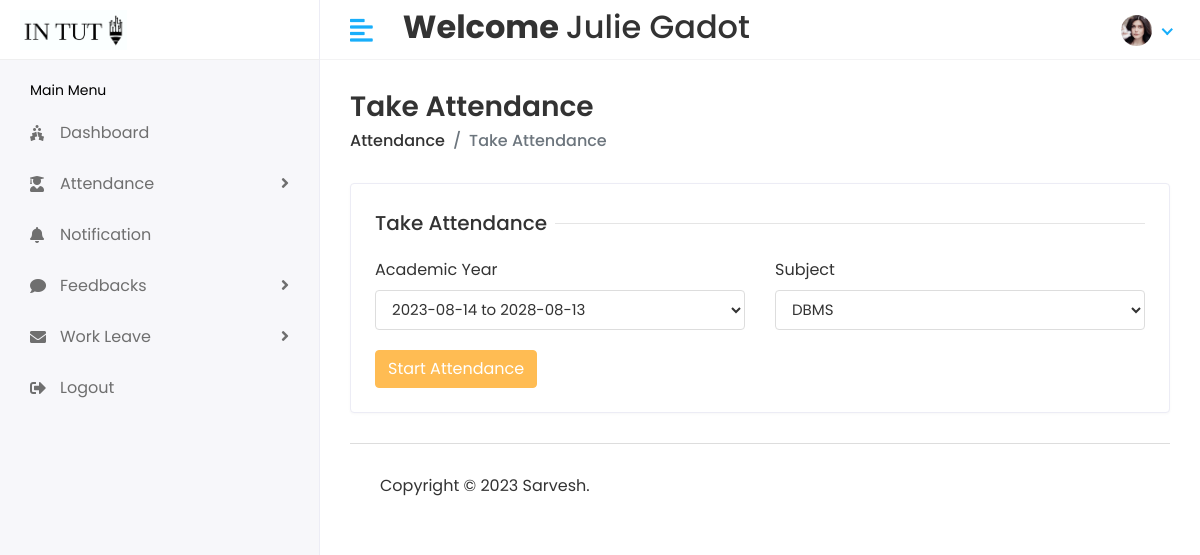
Page /Staff/TakeAttendance (signed in) on the committed database.
### stuapp/models.py (models this page shows)
class CustomUser(AbstractUser):
    USER={
        (1,'HOD'),(2,'STAFF'),(3,'STUDENT')
    }
    user_type=models.CharField(choices=USER,max_length=100,default=1)
    profile_pic=models.ImageField(upload_to='media/profile_pic')

### student/staffviews.py (the view, shortened to what this page needs)
# urls.py: path('Staff/TakeAttendance',staffviews.takeattendance,name='takeattendance'),
@login_required(login_url='/')
def takeattendance(request):
    staffID=Staff.objects.get(admin=request.user.id)
    subject=Subject.objects.filter(staff=staffID)
    acad_year=Acad_year.objects.all()
    action=request.GET.get('action')
    get_subject=None
    get_acad_year=None
    students=None
    dict={
        'subject':subject,'y':acad_year,'get_subject':get_subject,'get_acad_year':get_acad_year,'action':action,'students':students
    }
    return render(request,'staff/attendance.html',dict)

### templates/staff/attendance.html (shortened to what this page needs)
{% extends 'base.html' %}
{% block content %}
<div class="page-header">
    <div class="row align-items-center">
        <div class="col">
            <h3 class="page-title">Take Attendance</h3>
            <ul class="breadcrumb">
                <li class="breadcrumb-item"><a href="{% url 'subjectlist' %}">Attendance</a></li>
                <li class="breadcrumb-item active">Take Attendance </li>
            </ul>
        </div>
    </div>
</div>
<div class="row">
    <div class="col-sm-12">
        <div class="card">
            <div class="card-body">
                {% if action is None %}
                <form action="?action=start_attendance" method="post">
                    <div class="row">
                        <div class="col-12">
                            <h5 class="form-title"><span> Take Attendance</span></h5>
                        </div>
                        <div class="col-12 col-sm-6">
                            <div class="form-group">
                                <label>Academic Year</label>
                                <select class="form-control" name="acad_year_id" required>
                                    {% for i in y %}
                                    <option value="{{i.id}}">{{i.start}} to {{i.end}}</option>
                                    {% endfor %}
                                </select>
                            </div>
                        </div>
                        <div class="col-12 col-sm-6">
                            <div class="form-group">
                                <label> Subject </label>
                                <select class="form-control" name="subject_id" required>
                                    {% for i in subject %}
                                    <option value="{{i.id}}">{{i.name}}</option>
                                    {% endfor %}
                                </select>
                            </div>
                        </div>
                        <div class="col-12">
                            <button type="submit" class="btn btn-primary">Start Attendance</button>
                        </div>
                    </div>
                </form>
                {% endif %}
            </div>
        </div>
    </div>
</div>
{% endblock content %}

### templates/includes/header.html (shortened to what this page needs)
{% load static %}
<div class="header" >
    <div class="header-left" style="background-color:white">
        {% if user.user_type == '1' %}
        <a href="{% url 'hodhome'%}" class="logo container" >
            <img src="{% static 'assets/img/logo1big.png'%}" width="300px" height="100px" alt="Logo">
        </a>
        {% elif user.user_type == '2' %}
        <a href="{% url 'staffhome'%}" class="logo">
            <img src="{% static 'assets/img/logo1big.png'%}" alt="Logo">
        </a>
        {% else %}
        <a href="{% url 'studenthome'%}" class="logo">
            <img src="{% static 'assets/img/logo1big.png'%}" alt="Logo">
        </a>
        {% endif %}
    </div>
    <a href="javascript:void(0);" id="toggle_btn">
        <i class="fas fa-align-left"></i>
    </a>
    <div class="top-nav-search my-2">
        <h2><strong> Welcome </strong> {{user.first_name}} {{user.last_name}} </h2>
    </div>
    <ul class="nav user-menu">
        <li class="nav-item dropdown has-arrow">
            <a href="#" class="dropdown-toggle nav-link" data-toggle="dropdown">
                {% if user.profile_pic == "" %}
                <span class="user-img"><img class="rounded-circle" src="{% static 'assets/img/noimg.jpg' %}" width="31"
                        ></span>
                {% else %}
                <span class="user-img"><img class="rounded-circle" src="/{{user.profile_pic}}" width="31"
                        alt="Ryan Taylor"></span>
                {% endif %}
            </a>
        </li>
    </ul>
</div>

### static/assets/css/style.css (style rules this page uses)
html { height: 100%; }
body { background-color: #fff; color: #333; font-family: 'Poppins', sans-serif; font-size: 1rem; height: 100%; line-height: 1.5; overflow-x: hidden; }
h1, h2, h3, h4, h5, h6 { font-family: 'Poppins', sans-serif; margin-top: 0; }
.form-control { border: 1px solid #ddd; box-shadow: none; color: #333; font-size: 15px; height: 40px; }
a { color: #009ce7; }
input, button, a { transition: all 0.4s ease; -moz-transition: all 0.4s ease; -o-transition: all 0.4s ease; -ms-transition: all 0.4s ease; -webkit-transition: all 0.4s ease; }
input, input:focus, button, button:focus { outline: none; }
.form-group { margin-bottom: 1.25rem; }
ul, ol { padding: 0px; list-style: none; }
.btn-primary { background-color: #FFBC53; border: 1px solid #FFBC53; }
.card { border: 1px solid #ececf5; box-shadow: 0 1px 3px 0 rgba(0, 0, 0, 0.03); margin-bottom: 1.875rem; }
.card-body { padding: 1.5rem; }
.header { background-color: #fff; border-bottom: 1px solid #f3f3f4; left: 0; position: fixed; right: 0; top: 0; z-index: 1001; height: 60px; }
.header .header-left { float: left; height: 60px; padding: 0 20px; position: relative; width: 320px; z-index: 1; transition: all 0.2s ease-in-out; background-color: #f7f7fa; border-bottom: 1px solid #efefef; border-right: 1px solid #ececf5; display: flex; align-items: center; }
.header .header-left .logo { display: inline-block; line-height: 60px; }
.header .header-left .logo img { max-height: 40px; width: auto; }
.header .dropdown-toggle:after { display: none; }
.header .has-arrow .dropdown-toggle:after { border-top: 0; border-left: 0; border-bottom: 2px solid #18aefa; border-right: 2px solid #18aefa; content: ''; height: 8px; display: inline-block; pointer-events: none; -webkit-transform-origin: 66% 66%; -ms-transform-origin: 66% 66%; transform-origin: 66% 66%; -webkit-transform: rotate(45deg); -ms-transform: rotate(45deg); transform: rotate(45deg); -webkit-transition: all 0.15s ease-in-out; transition: all 0.15s ease-in-out; width: 8px; vertical-align: 0px; }
.user-menu { float: right; margin: 0; position: relative; z-index: 99; padding-right: 15px; }
.user-menu.nav > li > a { color: #a0a0a0; font-size: 14px; line-height: 58px; padding: 0 15px; height: 60px; }
.user-img { margin-right: 3px; position: relative; }
.top-nav-search { float: left; margin-left: 15px; }
.page-header { margin-bottom: 1.875rem; }
.page-header .breadcrumb { background-color: transparent; color: #6c757d; font-size: 1rem; font-weight: 500; margin-bottom: 0; padding: 0; }
.page-header .breadcrumb a { color: #333; }
.page-title { font-size: 28px; font-weight: 600; color: #333; margin-bottom: 5px; }
.form-title { width: 100%; max-width: 100%; padding: 0; font-size: 1.25rem; font-weight: 500; line-height: inherit; color: #333; white-space: normal; position: relative; display: block; margin-bottom: 20px; }
.form-title:before { content: ""; position: absolute; left: 0px; right: 0px; height: 1px; top: 50%; background-color: rgba(0, 0, 0, 0.1); }
.form-title span { padding: 0px 0.5rem 0 0; background-color: #fff; display: inline-block; z-index: 2; position: relative; }
@media (min-width: 992px) { #toggle_btn { align-items: center; color: #18aefa; display: inline-flex; float: left; font-size: 26px; height: 60px; justify-content: center; margin-left: 15px; padding: 0 15px; } }

### rows in the picture
CustomUser: first_name "Julie", last_name "Gadot", profile_pic (picture)

### other values in the picture
form field acad_year_id "2023-08-14 to 2028-08-13"
form field subject_id "DBMS"
